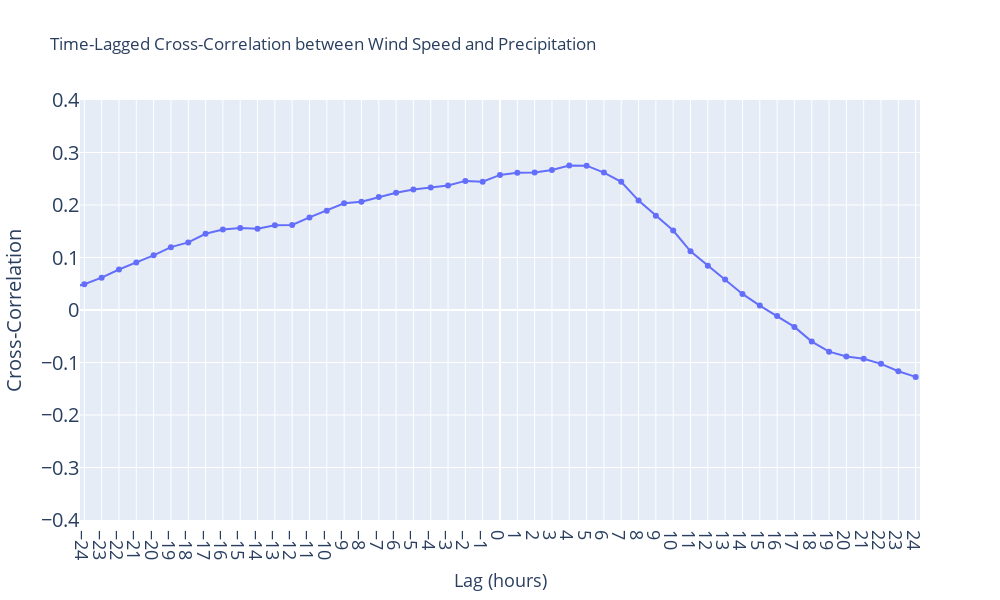

This figure's notebook cell:
### Markdown cell above
Cross-correlation for 2023 between SOS wind and SAIL Precipitation

### Code cell
# Calculate cross-correlation
max_lag = 24
lags = np.arange(-max_lag-1, max_lag + 1)
cross_corr = [combined_sos_sail_df['spd_10m_uw'].corr(combined_sos_sail_df['precip_binary'].shift(-lag)) for lag in lags]
cross_corr
# Create plot
fig = go.Figure()
fig.add_trace(go.Scatter(x=lags, y=cross_corr, mode='lines+markers', name='Cross-correlation'))

fig.update_layout(
    title='Time-Lagged Cross-Correlation between Wind Speed and Precipitation' ,
    xaxis_title='Lag (hours)',
    yaxis_title='Cross-Correlation',
    xaxis=dict(range=[-24.25, 24.25],
               tickmode='linear',
               tickfont=dict(size=18)),
    yaxis=dict(range=[-0.4, 0.4], tickfont=dict(size=20)),
    width=1000,
    height=600
)
# increase yaxis font label size
fig.update_yaxes(title_font=dict(size=20))
fig.update_xaxes(title_font=dict(size=18))

fig.show()

### Figure 1 — Plotly figure (JSON) as saved in the notebook; plotly's stock layout.template omitted (floating-point values rounded to 4 significant figures)
{"data": [{"mode": "lines+markers", "name": "Cross-correlation", "type": "scatter", "x": [-25, -24, -23, -22, -21, -20, -19, -18, -17, -16, -15, -14, -13, -12, -11, -10, -9, -8, -7, -6, -5, -4, -3, -2, -1, 0, 1, 2, 3, 4, 5, 6, 7, 8, 9, 10, 11, 12, 13, 14, 15, 16, 17, 18, 19, 20, 21, 22, 23, 24], "y": [0.04086, 0.04898, 0.06161, 0.07709, 0.09059, 0.1041, 0.1197, 0.1288, 0.1452, 0.1533, 0.156, 0.1548, 0.1614, 0.1621, 0.1764, 0.1892, 0.2032, 0.2062, 0.2152, 0.2234, 0.2295, 0.2331, 0.2372, 0.2459, 0.2445, 0.2573, 0.2615, 0.262, 0.2668, 0.2751, 0.2749, 0.2617, 0.2443, 0.2084, 0.1797, 0.1514, 0.1118, 0.08439, 0.05817, 0.0306, 0.008396, -0.01139, -0.03215, -0.06016, -0.07931, -0.08837, -0.09279, -0.1026, -0.1167, -0.1274]}], "layout": {"height": 600, "title": {"text": "Time-Lagged Cross-Correlation between Wind Speed and Precipitation"}, "width": 1000, "xaxis": {"range": [-24.25, 24.25], "tickfont": {"size": 18}, "tickmode": "linear", "title": {"font": {"size": 18}, "text": "Lag (hours)"}}, "yaxis": {"range": [-0.4, 0.4], "tickfont": {"size": 20}, "title": {"font": {"size": 20}, "text": "Cross-Correlation"}}}}
